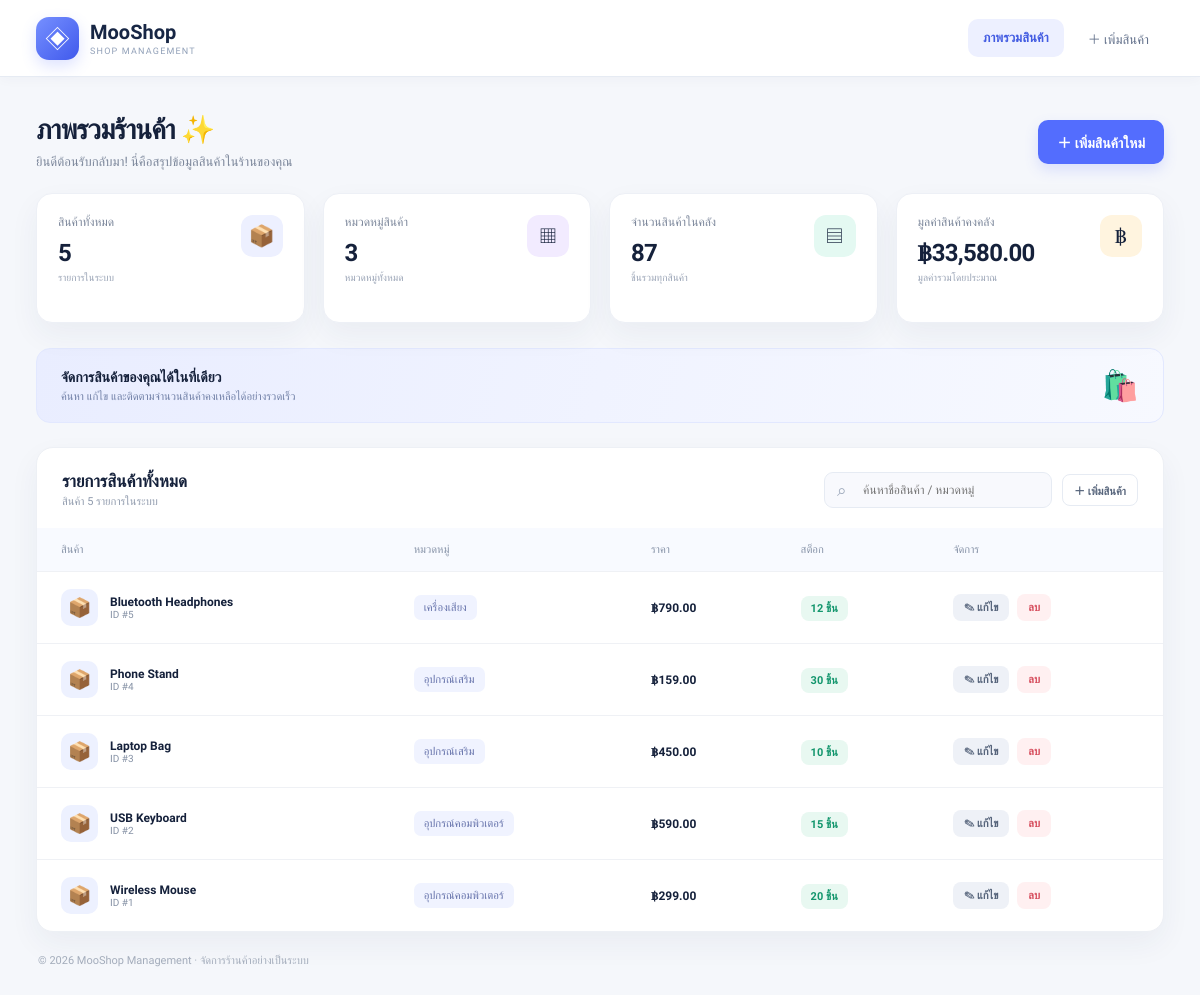
The page / on the database its author committed.
### tables this page shows
CREATE TABLE products (
    product_id INT AUTO_INCREMENT PRIMARY KEY,
    category_id INT NOT NULL,
    product_name VARCHAR(150) NOT NULL,
    price DECIMAL(10,2) NOT NULL,
    stock INT NOT NULL DEFAULT 0,
    created_at TIMESTAMP DEFAULT CURRENT_TIMESTAMP,
    FOREIGN KEY (category_id)
        REFERENCES categories(category_id)
);

CREATE TABLE categories (
    category_id INT AUTO_INCREMENT PRIMARY KEY,
    category_name VARCHAR(100) NOT NULL
);

### web/index.php (the view, shortened to what this page needs)
<?php
require_once 'db.php';
function h($value) { return htmlspecialchars((string)$value, ENT_QUOTES, 'UTF-8'); }
$totalProducts = (int)$conn->query('SELECT COUNT(*) FROM products')->fetchColumn();
$totalCategories = (int)$conn->query('SELECT COUNT(*) FROM categories')->fetchColumn();
$totalStock = (int)$conn->query('SELECT COALESCE(SUM(stock), 0) FROM products')->fetchColumn();
$totalValue = (float)$conn->query('SELECT COALESCE(SUM(price * stock), 0) FROM products')->fetchColumn();
$products = $conn->query('SELECT p.*, c.category_name FROM products p JOIN categories c ON p.category_id = c.category_id ORDER BY p.product_id DESC')->fetchAll(PDO::FETCH_ASSOC);
?>
<!doctype html>
<html lang="th">
<head>
  <title>MooShop | ภาพรวมร้านค้า</title><link rel="stylesheet" href="style.css?v=4">
</head>
<body>
<div class="shell">
  <header class="site-header"><div class="header-inner"><a class="top-brand" href="index.php"><span class="top-brand-mark">◈</span><span><strong>MooShop</strong><small>SHOP MANAGEMENT</small></span></a><nav class="site-nav" aria-label="เมนูหลัก"><a href="index.php" class="current">ภาพรวมสินค้า</a><a href="add.php">＋ เพิ่มสินค้า</a></nav></div></header>
  <main class="main">
    <div class="welcome"><div><h1>ภาพรวมร้านค้า <span aria-hidden="true">✨</span></h1><p class="subtitle">ยินดีต้อนรับกลับมา! นี่คือสรุปข้อมูลสินค้าในร้านของคุณ</p></div><a href="add.php" class="btn btn-primary">＋ เพิ่มสินค้าใหม่</a></div>
    <section class="stats">
      <article class="stat"><div><p>สินค้าทั้งหมด</p><h2><?= number_format($totalProducts) ?></h2><span class="hint">รายการในระบบ</span></div><div class="stat-icon ic-blue">📦</div></article>
      <article class="stat"><div><p>หมวดหมู่สินค้า</p><h2><?= number_format($totalCategories) ?></h2><span class="hint">หมวดหมู่ทั้งหมด</span></div><div class="stat-icon ic-purple">▦</div></article>
      <article class="stat"><div><p>จำนวนสินค้าในคลัง</p><h2><?= number_format($totalStock) ?></h2><span class="hint">ชิ้นรวมทุกสินค้า</span></div><div class="stat-icon ic-green">▤</div></article>
      <article class="stat"><div><p>มูลค่าสินค้าคงคลัง</p><h2>฿<?= number_format($totalValue, 2) ?></h2><span class="hint">มูลค่ารวมโดยประมาณ</span></div><div class="stat-icon ic-amber">฿</div></article>
    </section>
    <section class="intro-banner"><div><strong>จัดการสินค้าของคุณได้ในที่เดียว</strong><p>ค้นหา แก้ไข และติดตามจำนวนสินค้าคงเหลือได้อย่างรวดเร็ว</p></div><span style="font-size:30px">🛍️</span></section>
    <section class="panel"><div class="panel-header"><div><h2>รายการสินค้าทั้งหมด</h2><p>สินค้า <?= number_format($totalProducts) ?> รายการในระบบ</p></div><div class="tools"><label class="search"><span>⌕</span><input type="search" id="productSearch" placeholder="ค้นหาชื่อสินค้า / หมวดหมู่" aria-label="ค้นหาสินค้า"></label><a class="btn btn-outline btn-sm" href="add.php">＋ เพิ่มสินค้า</a></div></div>
      <div class="table-wrap"><table id="productsTable"><thead><tr><th>สินค้า</th><th>หมวดหมู่</th><th>ราคา</th><th>สต็อก</th><th>จัดการ</th></tr></thead><tbody>
      <?php foreach ($products as $product): ?>
        <?php $stock=(int)$product['stock']; ?>
        <tr><td><div class="product"><span class="product-icon">📦</span><div><?= h($product['product_name']) ?><div class="muted" style="font-weight:400;font-size:10px">ID #<?= (int)$product['product_id'] ?></div></div></div></td><td><span class="tag"><?= h($product['category_name']) ?></span></td><td><strong>฿<?= number_format((float)$product['price'],2) ?></strong></td><td><span class="stock <?= $stock<=0?'zero':($stock<=5?'low':'') ?>"><?= $stock<=0?'หมดสต็อก':number_format($stock).' ชิ้น' ?></span></td><td><div class="actions"><a class="btn btn-sm btn-light" href="edit.php?id=<?= (int)$product['product_id'] ?>">✎ แก้ไข</a><form method="post" action="delete.php" onsubmit="return confirm('ยืนยันการลบสินค้า <?= h($product['product_name']) ?> ?');"><input type="hidden" name="id" value="<?= (int)$product['product_id'] ?>"><button class="btn btn-sm btn-danger" type="submit">ลบ</button></form></div></td></tr>
      <?php endforeach; ?>
      </tbody></table></div><div class="empty" id="noResults" hidden>ไม่พบสินค้าที่ค้นหา</div><?php if (!$products): ?><div class="empty">ยังไม่มีสินค้าในระบบ เริ่มต้นโดยกด “เพิ่มสินค้าใหม่”</div><?php endif; ?>
    </section><div class="footer-note">© <?= date('Y') ?> MooShop Management · จัดการร้านค้าอย่างเป็นระบบ</div>
  </main>
</div>
</body></html>

### rows shown on the page
products: product_name "Bluetooth Headphones", product_id "5", category.category_name "เครื่องเสียง", price "790.00", stock "12"
products: product_name "Phone Stand", product_id "4", category.category_name "อุปกรณ์เสริม", price "159.00", stock "30"
products: product_name "Laptop Bag", product_id "3", category.category_name "อุปกรณ์เสริม", price "450.00", stock "10"
products: product_name "USB Keyboard", product_id "2", category.category_name "อุปกรณ์คอมพิวเตอร์", price "590.00", stock "15"
products: product_name "Wireless Mouse", product_id "1", category.category_name "อุปกรณ์คอมพิวเตอร์", price "299.00", stock "20"

### other values the page prints
$totalProducts "5"
$totalCategories "3"
$totalStock "87"
$totalValue "33,580.00"
